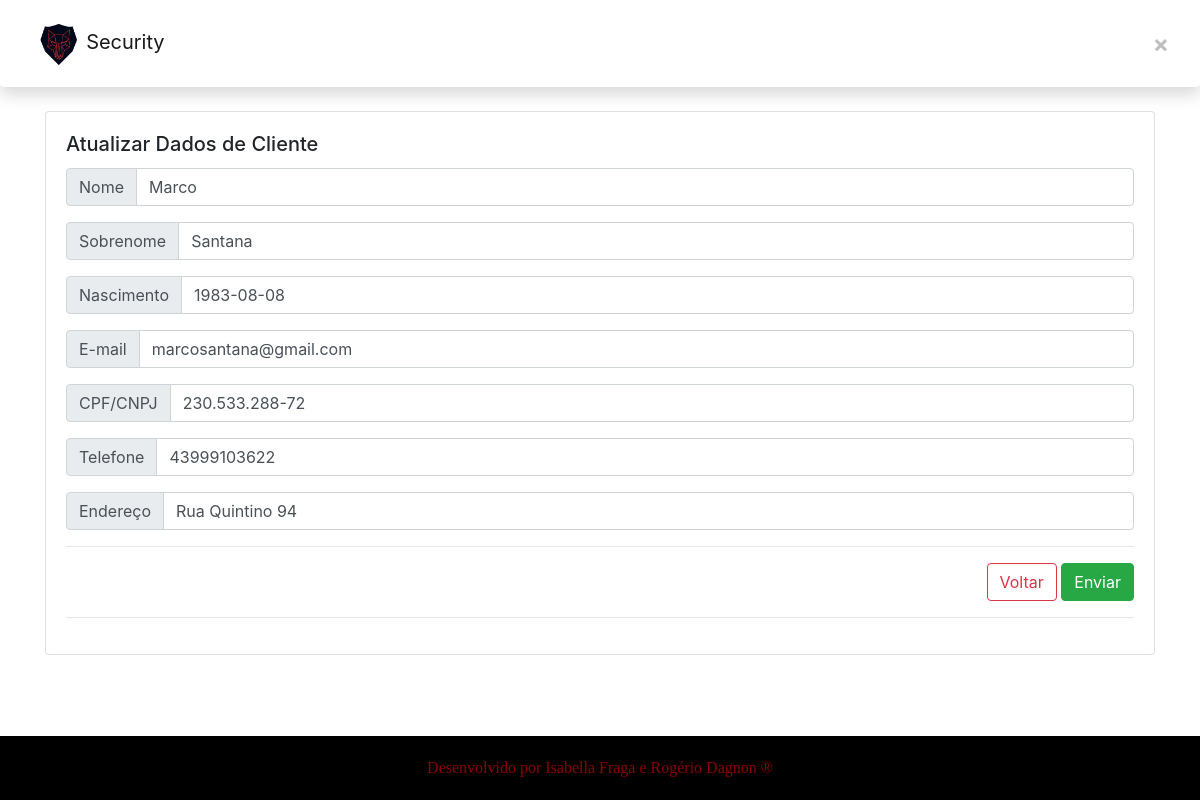
Page /app1/cliente/1 on the committed database.
### app1/models.py (models this page shows, shortened)
class Cliente(models.Model):
    nome = models.CharField(max_length=100, blank=False, null=True)
    sobrenome = models.CharField(max_length=100, blank=False, null=True)
    nascimento = models.DateField(blank=False, null=True)
    email = models.EmailField(blank=False, null=True)
    CNPJ = models.CharField(max_length=18, blank=False, null=True)
    telefone = models.CharField(max_length=12, blank=False, null=True)
    endereco = models.CharField(max_length=150, blank=False, null=True)
    objetos = models.Manager()

### app1/views.py (the view)
# urls.py: path('cliente/<pk>', ClienteUpdateView.as_view(), name="atualiza_cliente"),
class ClienteUpdateView(UpdateView):
    template_name = "app3/cliente/atualiza.html"
    model = Cliente
    fields = '__all__'
    context_object_name = 'cliente'
    success_url = reverse_lazy("app1:lista_clientes")

### app1/templates/app3/cliente/atualiza.html (shortened to what this page needs)
{% extends "app3/_layouts/base.html" %}
{% load widget_tweaks %}
{% block conteudo %}
<div class="container mt-1 mb-5">
  <div class="row">
    <div class="col-lg-12 col-md-12 col-sm-12 col-xs-12">
      <div class="card">
        <div class="card-body">
          <h5 class="card-title">Atualizar Dados de Cliente</h5>
          <form enctype="multipart/form-data" method="post">
                    <div class="input-group mb-3">
                         <div class="input-group-prepend">
                               <span class="input-group-text">Nome</span>
                         </div>
                            {% render_field form.nome class+="form-control" %}
                    </div>
                    <div class="input-group mb-3">
                         <div class="input-group-prepend">
                               <span class="input-group-text">Sobrenome</span>
                         </div>
                            {% render_field form.sobrenome class+="form-control" %}
                    </div>
                    <div class="input-group mb-3">
                         <div class="input-group-prepend">
                               <span class="input-group-text">Nascimento</span>
                         </div>
                            {% render_field form.nascimento class+="datepicker dateinput form-control" %}
                    </div>
                    <div class="input-group mb-3">
                         <div class="input-group-prepend">
                               <span class="input-group-text">E-mail</span>
                         </div>
                            {% render_field form.email class+="form-control" %}
                    </div>
                    <div class="input-group mb-3">
                         <div class="input-group-prepend">
                               <span class="input-group-text">CPF/CNPJ</span>
                         </div>
                            {% render_field form.CNPJ class+="form-control" %}
                    </div>
                    <div class="input-group mb-3">
                         <div class="input-group-prepend">
                               <span class="input-group-text">Telefone</span>
                         </div>
                            {% render_field form.telefone class+="form-control" %}
                    </div>
                    <div class="input-group mb-3">
                         <div class="input-group-prepend">
                               <span class="input-group-text">Endereço</span>
                         </div>
                            {% render_field form.endereco class+="form-control" %}
                    </div>
            <hr/>
            <div class="text-right">
              <a href="{% url 'app1:lista_clientes' %}" class="btn btn-outline-danger">Voltar</a>
              <button class="btn btn-success">Enviar</button>
            </div>
              <hr>
          </form>
        </div>
      </div>
    </div>
  </div>
</div>
{% endblock %}

### rows in the picture
Cliente: nome "Marco", sobrenome "Santana", nascimento "1983-08-08", email "marcosantana@gmail.com", CNPJ "230.533.288-72", telefone "43999103622", endereco "Rua Quintino 94"
